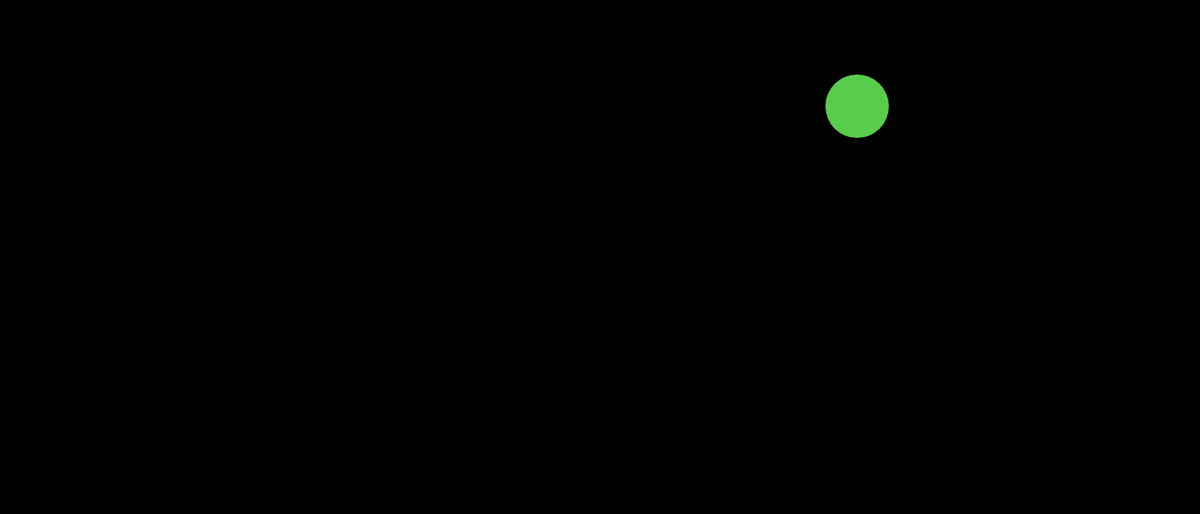
Frame 1 (no input)
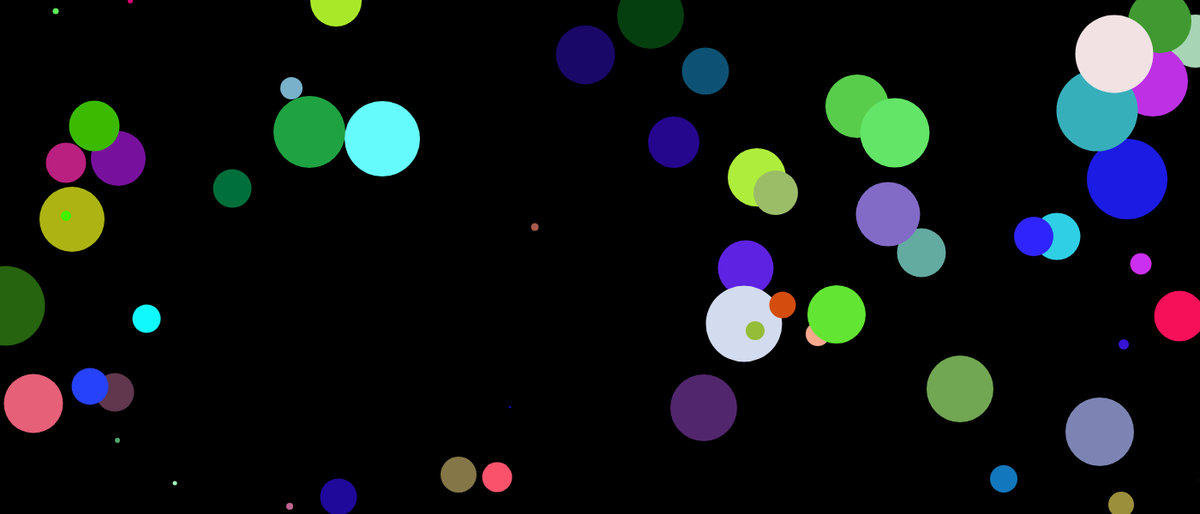
Frame 60 (no input)
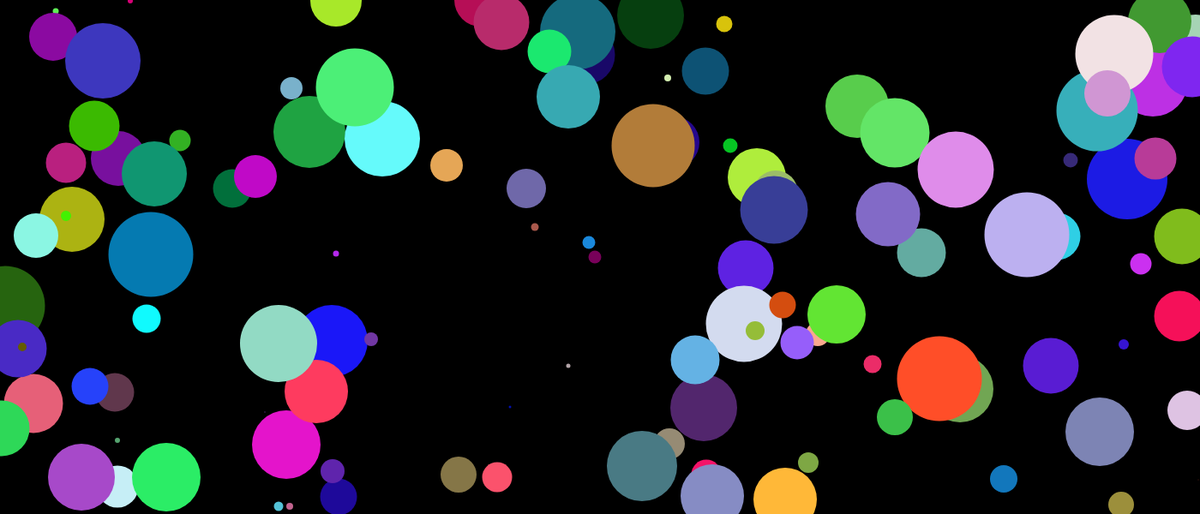
Frame 120 (the mouse pressed at the canvas centre since frame 60)

The p5.js sketch that drew these frames (run headless with seeded random() and noise() and a simulated clock; from frame 60 on, the mouse is pressed at the canvas centre):

// p5.js sketch
// ── sketch.js
function setup() {
  createCanvas(1400, 600);
  background(0);
}

const points = {
  x: 0,
  y: 0,
  r: 0,
};

function draw() {
  points.x = floor(random(0, width));
  points.y = floor(random(0, height));
  points.r = floor(random(0, 100));

  noStroke();
  fill(random(0, 255), random(0, 255), random(0, 255));
  circle(points.x, points.y, points.r);
}
